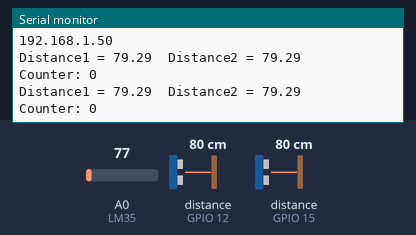
Recording of a sketch running on a simulated ESP8266 (NodeMCU). Shown: the last lines printed to the serial monitor. Wiring (inferred from the names in the program): 2 × ultrasonic range finder: trigger GPIO 13, echo GPIO 15 / trigger GPIO 14, echo GPIO 12. The inputs (shaded band) are chosen by the test bench; at power-on: distance to the obstacle (sensors on GPIO 12, GPIO 15) 80 cm, A0 (LM35) = 77. The echo pulse lasts 58.3 µs per cm; WiFi joins after 1.5 s; servers stay silent unless stated.

Above: at 2.7 s.
2.8 s: distance to the obstacle (sensor on GPIO 12) set to 2 cm
At 3.9 s:
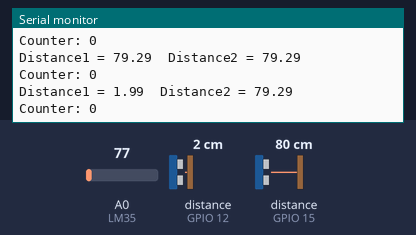
4.3 s: distance to the obstacle (sensor on GPIO 15) set to 2 cm
At 5.3 s:
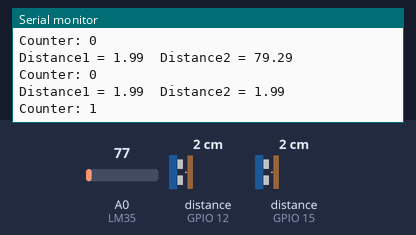
5.8 s: distance to the obstacle (sensor on GPIO 12) set to 4 cm
At 7.1 s:
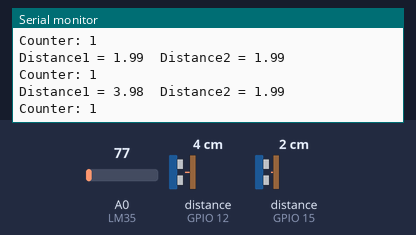
7.3 s: distance to the obstacle (sensor on GPIO 15) set to 4 cm
At 8.3 s:
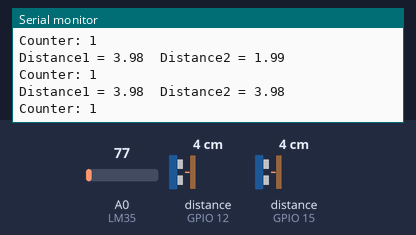
Timing chart, 0 to 9.8 s (numbered marks = the images above; inputs shaded):
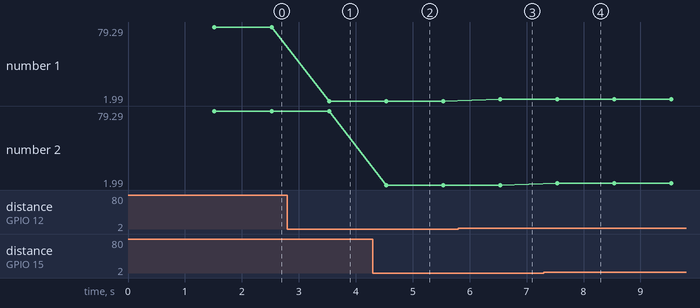

Measured:
- after the input at 2.8 s, the serial monitor: prints a new line after 0.73 s (image 1)
- after the input at 4.3 s, the serial monitor: prints a new line after 0.23 s (image 2)
- after the input at 5.8 s, the serial monitor: prints a new line after 0.74 s (image 3)
- after the input at 7.3 s, the serial monitor: prints a new line after 0.24 s (image 4)
- plotted number 1: 79.29 → 1.99 after the input at 2.8 s, 1.99 → 3.98 after the input at 5.8 s

The sketch:

pp_test_sensor.ino
```cpp
#include <ESP8266WiFi.h>
//const char* ssid = "fh_6397a8";
//const char* password = "wlan9c6857";
const char* ssid = "iRoschool";
const char* password = "wlan3e1a3f";
float temp_celsius = 0;
float temp_fahrenheit = 0;
float distance1;
long duration1;
float distance2;
long duration2;

long pp_counter;
int current_state1 = 0;
int previous_state1 = 0;


const int trigP1 = 14;  //SD3 Or GPIO-10 of nodemcu
const int echoP1 = 12;  //SD2 Or GPIO-9 of nodemcu
const int trigP2 = 13;  //SD3 Or GPIO-10 of nodemcu
const int echoP2 = 15;  //SD2 Or GPIO-9 of nodemcu

WiFiServer server(80);
void setup() {
 Serial.begin(115200);
 pinMode(trigP1, OUTPUT);  // Sets the trigPin1 as an Output1
 pinMode(echoP1, INPUT);   // Sets the echoPin1 as an Input1
 pinMode(trigP2, OUTPUT);  // Sets the trigPin1 as an Output2
 pinMode(echoP2, INPUT);   // Sets the echoPin1 as an Input2

  pinMode(A0, INPUT);
Serial.println();
Serial.println();
Serial.print("Connecting to ");
Serial.println(ssid);
WiFi.begin(ssid, password);
while (WiFi.status() != WL_CONNECTED) {
delay(500);
Serial.print(".");
}
Serial.println("");
Serial.println("WiFi is connected");
server.begin();
Serial.println("Server started");
Serial.println(WiFi.localIP());


}
void loop() {
  digitalWrite(trigP1, LOW);   // Makes trigPin low
  delayMicroseconds(2);       // 2 micro second delay
  digitalWrite(trigP1, HIGH);  // tigPin high
  delayMicroseconds(10);      // trigPin high for 10 micro seconds
  digitalWrite(trigP1, LOW);   // trigPin low
  duration1 = pulseIn(echoP1, HIGH);   //Read echo pin, time in microseconds
  distance1= duration1*0.034/2;        //Calculating actual/real distance

  digitalWrite(trigP2, LOW);   // Makes trigPin low
  delayMicroseconds(2);       // 2 micro second delay
  digitalWrite(trigP2, HIGH);  // tigPin high
  delayMicroseconds(10);      // trigPin high for 10 micro seconds
  digitalWrite(trigP2, LOW);   // trigPin low
  duration2 = pulseIn(echoP2, HIGH);   //Read echo pin, time in microseconds
  distance2= duration2*0.034/2;        //Calculating actual/real distance

  if(distance2<5){
    current_state1 = 1;
  }else{
    current_state1 = 0;
  }

  if(previous_state1 != current_state1 ){
    if(current_state1 == 1){pp_counter++;}
//  pp_counter++;
  previous_state1 = current_state1;
  }

//  if(current_state1 == 0){previous_state1 == 0;}


  Serial.print("Distance1 = ");        //Output distance on arduino serial monitor
  Serial.print(distance1);
  Serial.print("\tDistance2 = ");        //Output distance on arduino serial monitor
  Serial.println(distance2);
  Serial.print("Counter: ");
  Serial.println(pp_counter);


temp_celsius = (analogRead(A0) * 330.0) / 1023.0;   // To convert analog values to Celsius We have 3.3 V on our board and we know that output voltage of LM35 varies by 10 mV to every degree Celsius rise/fall. So , (A0*3300/10)/1023 = celsius
temp_fahrenheit = temp_celsius * 1.8 + 32.0;
//Serial.print("  Temperature = ");
//Serial.print(temp_celsius);
//Serial.print(" Celsius, ");
//Serial.print(temp_fahrenheit);
//Serial.println(" Fahrenheit");
WiFiClient client = server.available();
client.println("HTTP/1.1 200 OK");
client.println("Content-Type: text/html");
client.println("Connection: close");  // the connection will be closed after completion of the response
client.println("Refresh: 1");  // update the page after 10 sec
client.println();
client.println("<!DOCTYPE HTML>");
client.println("<html>");

client.println("<body><h1>ESP8266 Weather Web Server</h1>");
client.println("<table border=\"2\" width=\"456\" cellpadding=\"10\"><tbody><tr><td>");

client.print("<p style='text-align: center;'><span style='font-size: x-large;'><strong>Digital Thermometer</strong></span></p>");
client.print("<p style='text-align: center;'><span style='color: #0000ff;'><strong style='font-size: large;'>Temperature (*C)= ");
client.println(distance1);
client.print("<p style='text-align: center;'><span style='color: #0000ff;'><strong style='font-size: large;'>Temperature (F) = ");
client.println(distance2);
client.print("</p>");
client.println("</html>");
delay(1000);
}
```
